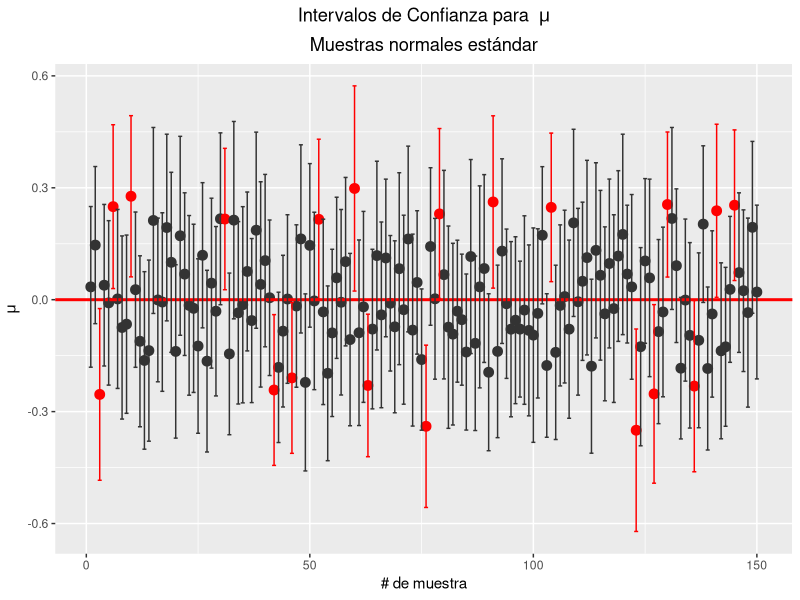
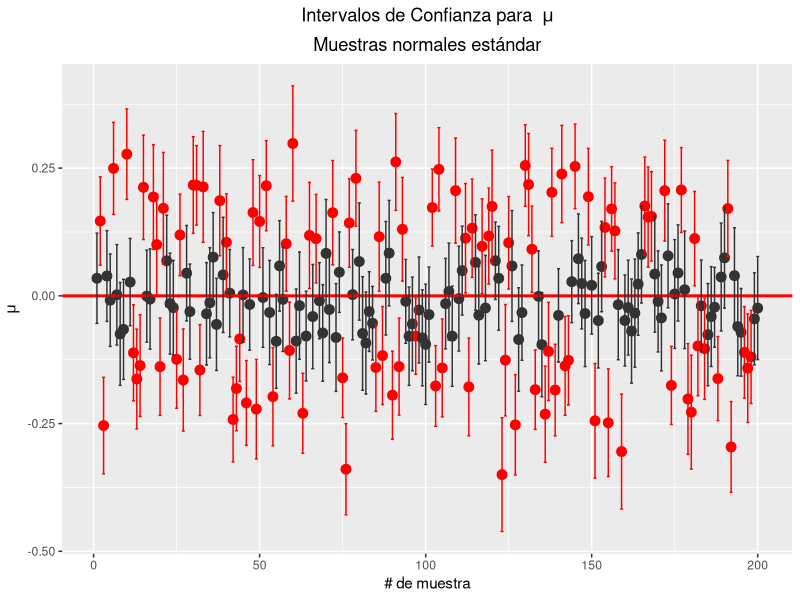
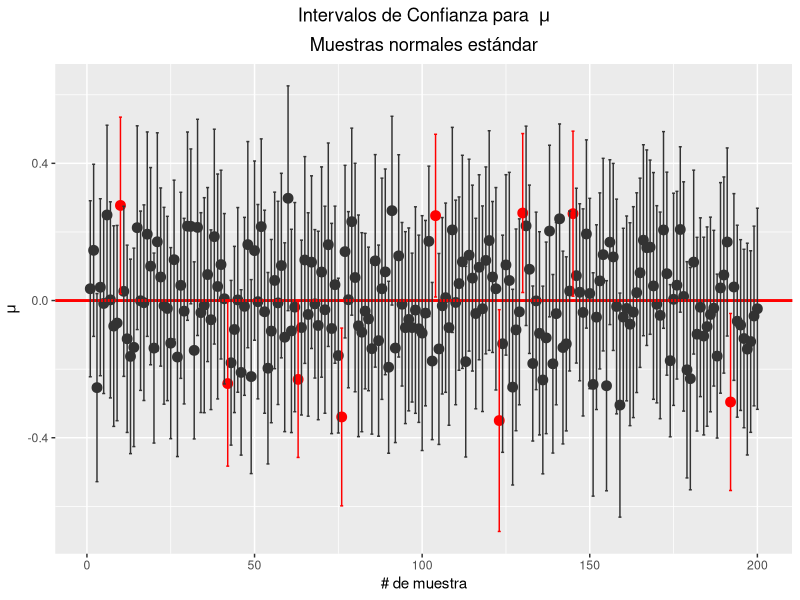
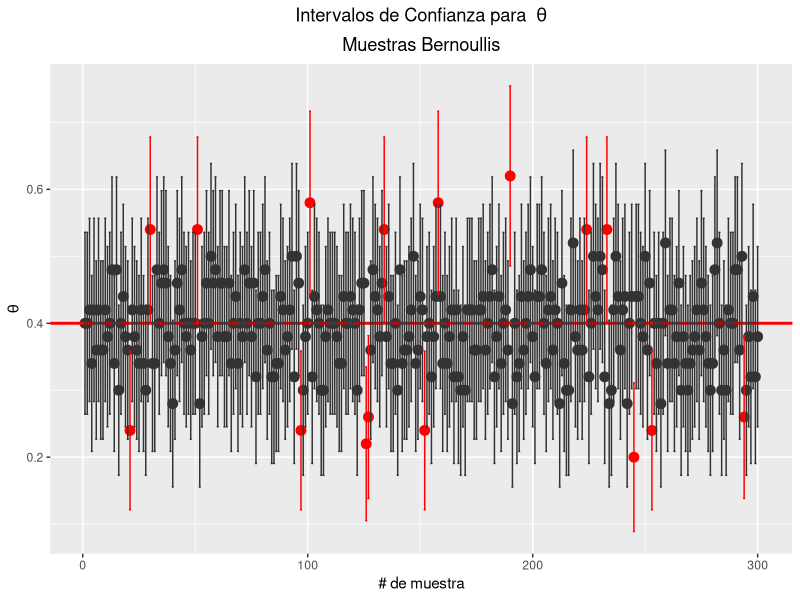
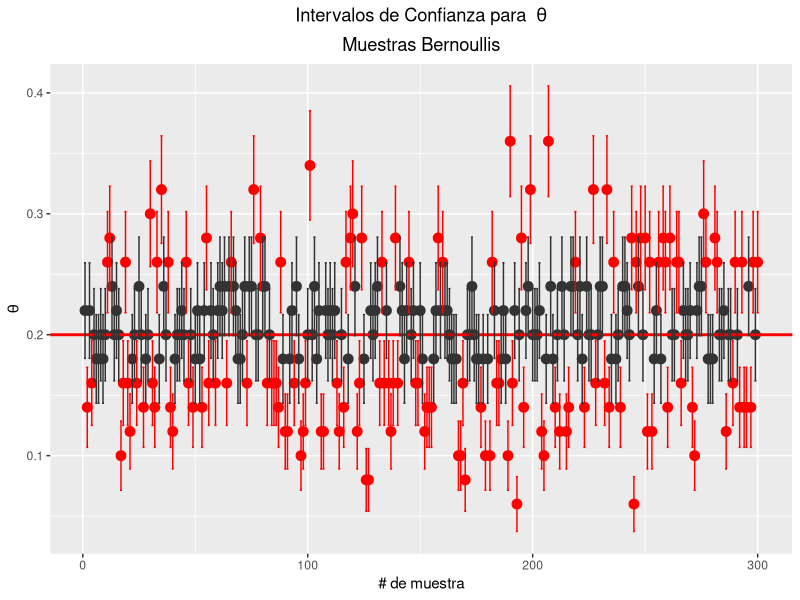

Source code (R) for these figures, in order: (Note: a time limit stopped this script after it produced the figures.)
## ---- chunk 1
library(ggplot2)
library(tidyverse)
library(ggpubr)
## ---- chunk 2
muIC <- function(n=50,N=10000,z=0.975)
{
  set.seed(123)

  df <- data.frame(matrix(NA,n,7))
  colnames(df) <- c('# de muestra','n','media','desv. est.','error','LI','LS')
  
  for(i in 1:N)
  {
    x <- rnorm(n)    # Creamos una muestra de tamaño N
    mu <- mean(x)
    sigma <- sd(x)
    error <- qnorm(z)*sigma/sqrt(n)
    
    df[i,1] <- i
    df[i,2] <- n
    df[i,3] <- mu
    df[i,4] <- sigma
    df[i,5] <- error
    df[i,6] <- mu - error
    df[i,7] <- mu + error
  }
  
  return(df)
}
## ---- chunk 3
# IC del 90% = (1-0.1)%
# con percentil de 1-0.05=.95
muNormal <- muIC(z=0.95)
muNormal
## ---- chunk 4
cuentaCI <- function(dataframe)
{
  n <- dataframe$n
  N <- length(n)
  mu <- dataframe$media
  lower <- dataframe$LI
  upper <- dataframe$LS
  res <- 0
  c <- 0
  
  for(i in 1:N)
  {
    
    if(0>=lower[i] & 0<=upper[i])
    {
      c = c + 1
    }
  }
  
  res <- c/N*100
  
  return(res)
  
}
## ---- chunk 5
data <- muNormal %>% slice(1:150)
x <- data$`# de muestra`
mu <- data$media
L <- data$LI
U <- data$LS

ggplot(data, aes(x = x, y=mu, color=(L>0 | U<0))) +
  geom_point(size = 3) +
  geom_hline(yintercept = 0, color = 'red', size = 1) +
  geom_errorbar(aes(ymax = U, ymin = L)) +
  scale_colour_manual(values = c('gray20','red')) +
  ggtitle(expression(atop('Intervalos de Confianza para '~mu,paste('\nMuestras normales estándar')))) +
  theme(plot.title = element_text(hjust = 0.5), legend.position = 'none') +
  xlab('# de muestra') +
  ylab(expression(mu))
## ---- chunk 6
graphCI <- function(df,min=1,max=100)
{
  data <- df %>% slice(min:max)
  x <- data$`# de muestra`
  mu <- data$media
  L <- data$LI
  U <- data$LS
  
  ggplot(data, aes(x = x, y=mu, color=(L>0 | U<0))) +
    geom_point(size = 3) +
    geom_hline(yintercept = 0, color = 'red', size = 1) +
    geom_errorbar(aes(ymax = U, ymin = L)) +
    scale_colour_manual(values = c('gray20','red')) +
    ggtitle(expression(atop('Intervalos de Confianza para '~mu,paste('\nMuestras normales estándar')))) +
    theme(plot.title = element_text(hjust = 0.5), legend.position = 'none') +
    xlab('# de muestra') +
    ylab(expression(mu))
}
## ---- chunk 7
ic50 <- muIC(z=0.75)
ic50

cuentaCI(ic50)

#png(file="nIC_50.png",width = 700, height = 432)
graphCI(ic50,1,200)
#dev.off()
## ---- chunk 8
ic95 <- muIC(z=0.975)
ic95

cuentaCI(ic95)

#png(file="nIC_95.png",width = 700, height = 432)
graphCI(ic95,1,200)
#dev.off()
## ---- chunk 9
bmuIC <- function(n=50,N=10000,p=0.2,z=0.975)
{
  set.seed(123)

  df <- data.frame(matrix(NA,n,8))
  colnames(df) <- c('# de muestra','n','theta','media','desv. est.','error','LI','LS')
  
  for(i in 1:N)
  {
    x <- sample(c(0,1),size=n,replace = TRUE, prob = c(1-p,p))   # Creamos una muestra de tamaño N
    mu <- mean(x)
    sigma <- sqrt(mu*(1-mu)/n)
    error <- qnorm(z)*sigma
    
    df[i,1] <- i
    df[i,2] <- n
    df[i,3] <- p
    df[i,4] <- mu
    df[i,5] <- sigma
    df[i,6] <- error
    df[i,7] <- mu - error
    df[i,8] <- mu + error
  }
  
  return(df)
}
## ---- chunk 10
bcuentaCI <- function(dataframe)
{
  p <- dataframe$theta[1]
  n <- dataframe$n
  N <- length(n)
  mu <- dataframe$media
  lower <- dataframe$LI
  upper <- dataframe$LS
  res <- 0
  c <- 0
  
  for(i in 1:N)
  {
    
    if(p>=lower[i] & p<=upper[i])
    {
      c = c + 1
    }
  }
  
  res <- c/N*100
  
  return(res)
  
}
## ---- chunk 11
bgraphCI <- function(df,min=1,max=100)
{
  data <- df %>% slice(min:max)
  x <- data$`# de muestra`
  mu <- data$media
  p <- data$theta[1]
  L <- data$LI
  U <- data$LS
  
  ggplot(data, aes(x = x, y=mu, color=(L>p | U<p))) +
    geom_point(size = 3) +
    geom_hline(yintercept = p, color = 'red', size = 1) +
    geom_errorbar(aes(ymax = U, ymin = L)) +
    scale_colour_manual(values = c('gray20','red')) +
    ggtitle(expression(atop('Intervalos de Confianza para '~theta,paste('\nMuestras Bernoullis')))) +
    theme(plot.title = element_text(hjust = 0.5), legend.position = 'none') +
    xlab('# de muestra') +
    ylab(expression(theta))
}
## ---- chunk 12
b_ic95 <- bmuIC(p=0.4, z=0.975)
b_ic95

bcuentaCI(b_ic95)

#png(file="bIC_95-4.png",width = 700, height = 432)
bgraphCI(b_ic95,1,300)
#dev.off()
## ---- chunk 13
b_ic50 <- bmuIC(p=0.2, z=0.75)
b_ic50

bcuentaCI(b_ic50)

#png(file="bIC_50-2.png",width = 700, height = 432)
bgraphCI(b_ic50,1,300)
#dev.off()
## ---- chunk 14
icWald <- function(success=50,n=100,alpha=0.95)
{
  df <- data.frame(matrix(NA,ncol=2))
  
  p <- success/n
  sd <- sqrt(p*(1-p)/n)
  z <- qnorm(1-(1-alpha)/2)
  df[1] <- p - z*sd
  df[2]<- p + z*sd
  
  return(df)
}
## ---- chunk 15
dfWald <- function(n=50,N=10000,aConf=0.95)
{
  set.seed(123)
  probs <- seq(0.001,0.999,0.01)
  df <- data.frame(matrix(NA,ncol=4,nrow = probs))
  names(df) <- c('Probabilidad','% de cobertura','% del IC','Tamaño de muestra')
  isCovered <- as.numeric()
  
  for(i in 1:length(probs))
  {
    df[i,1] <- probs[i]
    x <- rbinom(n=N,size=n,prob=probs[i])
    for(j in 1:N)
    {
      ci <- icWald(success=x[j],n=n,alpha=aConf)
      isCovered[j] <- (ci[1]< probs[i]) & (probs[i]<ci[2])
    }
    df[i,2] <- mean(isCovered)*100
    df[i,3] <- aConf*100
    df[i,4] <- n
  }
  return(df)
}
## ---- chunk 16
gWald <- function(df)
{
  p <- df$Probabilidad
  cob <- df$`% de cobertura`
  ic <- df$`% del IC`[1]
  n <- df$`Tamaño de muestra`[1]
  
  myTitle <- paste('Cobertura real para el IC binomial del ',ic,'% para n=',n)

  g <- ggplot(df, aes(x=p,y=cob)) + geom_line(color='black',size=0.8) +
        geom_hline(yintercept = ic, linetype='solid',color='red',size=0.8) + 
        ggtitle(myTitle) + 
        theme(plot.title = element_text(hjust = 0.5)) +
        ylab('% de cobertura') +
        xlab(expression(theta)) +
        coord_cartesian(ylim=c(75,100))  # Tomamos del 75 al 100%
  
  return(g)
}
## ---- chunk 17
wIC10 <- dfWald(n=10)

#png(file="wIC_10.png",width = 700, height = 432)
gWald(wIC10)
#dev.off()
## ---- chunk 18
wIC30 <- dfWald(n=30)

#png(file="wIC_30.png",width = 700, height = 432)
gWald(wIC30)
#dev.off()
## ---- chunk 19
wIC50 <- dfWald(n=50)

#png(file="wIC_50.png",width = 700, height = 432)
gWald(wIC50)
#dev.off()
## ---- chunk 20
wIC100 <- dfWald(n=100)

#png(file="wIC_100.png",width = 700, height = 432)
gWald(wIC100)
#dev.off()
## ---- chunk 21
gWald_all <- function(df)
{
  p <- df$Probabilidad
  cob <- df$`% de cobertura`
  ic <- df$`% del IC`[1]
  n <- df$`Tamaño de muestra`[1]
  
  myTitle <- paste('n=',n)

  g <- ggplot(df, aes(x=p,y=cob)) + geom_line(color='black',size=0.8) +
        geom_hline(yintercept = ic, linetype='solid',color='red',size=0.8) + 
        ggtitle(myTitle) + 
        theme(plot.title = element_text(hjust = 0.5)) +
        ylab('% de cobertura') +
        xlab(expression(theta)) +
        coord_cartesian(ylim=c(75,100))  # Tomamos del 75 al 100%
  
  return(g)
}
## ---- chunk 22
#wIC10 <- dfWald(n=10)
gwIC10 <- gWald_all(wIC10)

#wIC30 <- dfWald(n=30)
gwIC30 <- gWald_all(wIC30)

#wIC50 <- dfWald(n=50)
gwIC50 <- gWald_all(wIC50)

#wIC100 <- dfWald(n=100)
gwIC100 <- gWald_all(wIC100)
## ---- chunk 23
gAll <- ggarrange(gwIC10,gwIC30,gwIC50,gwIC100, 
          ncol = 2, nrow = 2) 

#png(file="wIC_all.png",width = 700, height = 432)
gAll
#dev.off()
